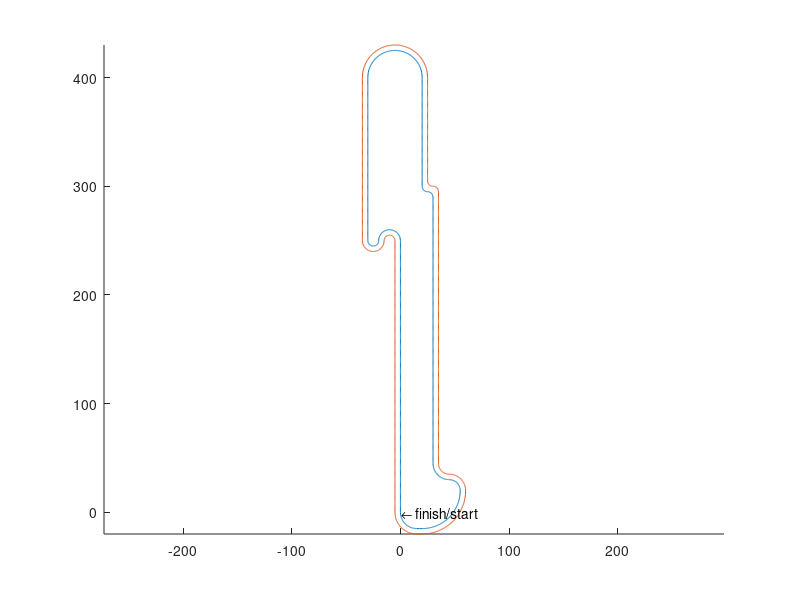

Reproduce this figure in MATLAB. (Note: this script raises an error after producing the figure.)
%%%%%%%%%%%%%%%%%%%%%%%%%%%%%%%%%%%%%%%%%%%%%%%%%%%%%%%%%%%%%%%%%%%%%%%%%%%
%% plot_racetrack
%
% plots the racetrack and your result
%
% files requested: racetrack.mat
%
% variables requested: Y (built by simulate_controlled_singletrack.m)
%
% The model is adopted from the scripts of M. Gerdts and D. Schramm,
% respectively.
%
% This file is for use within the "Project Competition" of the "Concepts of
% Automatic Control" course at the University of Stuttgart, held by F.
% Allgoewer.
%
% written by J. M. Montenbruck, Dec. 2013 
% mailto:jan-maximilian.montenbruck@ist.uni-stuttgart.de

load('racetrack.mat','t_r'); % load right  boundary from *.mat file
load('racetrack.mat','t_l'); % load left boundary from *.mat file
f1 = figure('Name','racetrack','NumberTitle','off','Toolbar','figure','MenuBar','none');%,'OuterPosition',[0 0 460 1100]) % creates window for plot
hold on % allow for multiple plot commands within one figure
axis equal % eqal axis scaling
% axis([-50 70 -50 450]) % plot height and width
plot(t_r(:,1),t_r(:,2)) % plot right racetrack boundary
plot(t_l(:,1),t_l(:,2)) % plot left racetrack boundary
text(1,0,'\leftarrow finish/start','HorizontalAlignment','left') % finish/start annotation
plot(debug(:,1),debug(:,2),'r') % plot the x and y coordinates resulting fromy your controller
plot(debug(:,3),debug(:,4),'g')
xlabel('x') % label x axis
ylabel('y') % label y axies
% box % make a box around the plot

figure("Name", "States", "WindowState","maximized")
sgtitle("States")
subplot(6, 1, 1)
plot(sspan, Y(:,1))
ylabel("e_y")

subplot(6, 1, 2)
plot(sspan, Y(:,2))
ylabel("e_{\psi}")

subplot(6, 1, 3)
plot(sspan, Y(:,3))
ylabel("v")

subplot(6, 1, 4)
plot(sspan, Y(:,4))
ylabel("\beta")

subplot(6, 1, 5)
plot(sspan, Y(:,5))
ylabel("\omega")

subplot(6, 1, 6)
plot(sspan, Y(:,6))
ylabel("t")


% % U=[delta G Fb zeta phi];
figure("Name", "Controls", "WindowState","maximized")
tspan = sspan(1:end-1);
sgtitle("Control Inputs")
subplot(2, 1, 1)
plot(tspan, U(:, 1), "DisplayName", "u1")
ylabel("u1")

% subplot(4, 1, 2)
% plot(tspan, U(:, 2), "DisplayName", "F_b")
% ylabel("F_b")

% subplot(4, 1, 3)
% plot(tspan, U(:, 3), "DisplayName", "\zeta")
% ylabel("\zeta")

subplot(2, 1, 2)
plot(tspan, U(:, 2), "DisplayName", "\delta")
ylabel("\delta")

% 
% subplot(5, 1, 5)
% plot(tspan, U(:, 5), "DisplayName", "\phi")
% ylabel("\phi")
% xlabel("t")



% figure("Name", "Error", "WindowState","maximized")
% sgtitle("Errors")
% subplot(4,1,1)
% plot(tspan, debug(:, 1))
% ylabel("v_{err}")
% 
% subplot(4,1,2)
% plot(tspan, debug(:, 2))
% ylabel("x_{err}")
% 
% subplot(4,1,3)
% plot(tspan, debug(:, 3))
% ylabel("x_int_{err}")
% 
% subplot(4,1,4)
% plot(tspan, debug(:, 4))
% ylabel("x_der_{err}")

figure(f1)